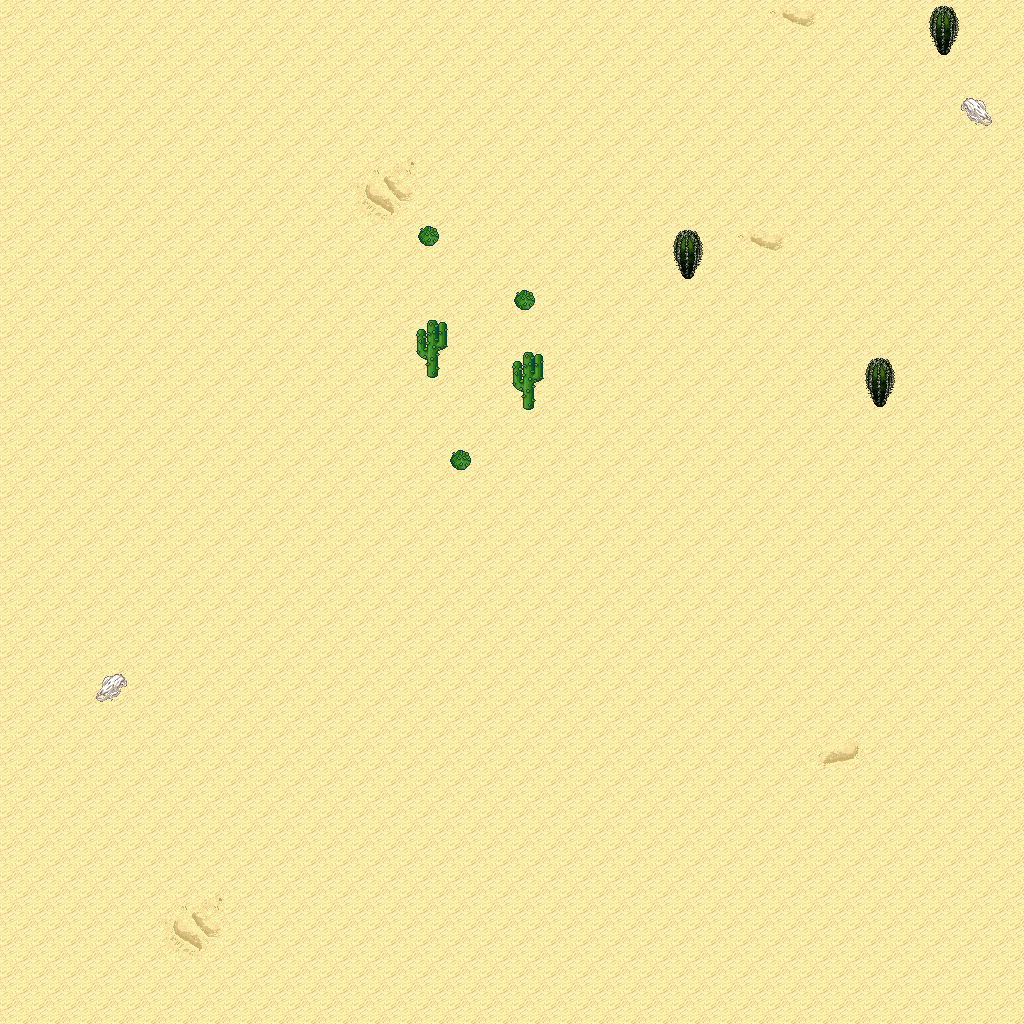

This is a level from a 2D game, rendered from its Tiled map with the project's own tilesets. A one-line summary and the map file follow, with tile-layer data summarised:
An orthogonal 32x32 tile map with 32x32 px tiles, 5 tile layers (Ground, Objects, Objects2, Above, ...), 1 hidden layer not drawn, 15 tilesets.

<map version="1.10" tiledversion="1.11.0" orientation="orthogonal" renderorder="right-down" width="32" height="32" tilewidth="32" tileheight="32" infinite="0" nextlayerid="11" nextobjectid="1">
 <tileset firstgid="1" name="logic_collision" tilewidth="32" tileheight="32" tilecount="1" columns="1">
  <image source="../drawable/logic_collision.png" width="32" height="32" />
 </tileset>
 <tileset firstgid="2" name="ground_ground" tilewidth="32" tileheight="32" tilecount="33" columns="3">
  <image source="../drawable/ground_ground.png" width="96" height="352" />
 </tileset>
 <tileset firstgid="35" name="ground_ridge_earth_pale" tilewidth="32" tileheight="32" tilecount="96" columns="12">
  <image source="../drawable/ground_ridge_earth_pale.png" width="384" height="256" />
 </tileset>
 <tileset firstgid="131" name="ground_ridge_earth_dark" tilewidth="32" tileheight="32" tilecount="96" columns="12">
  <image source="../drawable/ground_ridge_earth_dark.png" width="384" height="256" />
 </tileset>
 <tileset firstgid="227" name="terrain_desert" tilewidth="32" tileheight="32" tilecount="88" columns="8">
  <image source="../drawable/terrain_desert.png" width="256" height="352" />
 </tileset>
 <tileset firstgid="315" name="ground_ladder_vertical_dark" tilewidth="32" tileheight="32" tilecount="3" columns="3">
  <image source="../drawable/ground_ladder_vertical_dark.png" width="96" height="32" />
 </tileset>
 <tileset firstgid="318" name="plant_tree_evergreen" tilewidth="32" tileheight="32" tilecount="36" columns="3">
  <image source="../drawable/plant_tree_evergreen.png" width="96" height="384" />
 </tileset>
 <tileset firstgid="354" name="plant_cactus" tilewidth="32" tileheight="32" tilecount="2" columns="1">
  <image source="../drawable/plant_cactus.png" width="32" height="64" />
 </tileset>
 <tileset firstgid="356" name="plant_cactus_2" tilewidth="32" tileheight="32" tilecount="10" columns="5">
  <image source="../drawable/plant_cactus_2.png" width="160" height="64" />
 </tileset>
 <tileset firstgid="366" name="ground_sand_2" tilewidth="32" tileheight="32" tilecount="15" columns="5">
  <image source="../drawable/ground_sand_2.png" width="160" height="96" />
 </tileset>
 <tileset firstgid="381" name="plant_tree_tree_darkgreen" tilewidth="32" tileheight="32" tilecount="88" columns="8">
  <image source="../drawable/plant_tree_tree_darkgreen.png" width="256" height="352" />
 </tileset>
 <tileset firstgid="469" name="ground_rock_pebbles" tilewidth="32" tileheight="32" tilecount="3" columns="1">
  <image source="../drawable/ground_rock_pebbles.png" width="32" height="96" />
 </tileset>
 <tileset firstgid="472" name="plant_star_shaped_plants" tilewidth="32" tileheight="32" tilecount="6" columns="2">
  <image source="../drawable/plant_star_shaped_plants.png" width="64" height="96" />
 </tileset>
 <tileset firstgid="478" name="plant_stump_small_stump" tilewidth="32" tileheight="32" tilecount="4" columns="2">
  <image source="../drawable/plant_stump_small_stump.png" width="64" height="64" />
 </tileset>
 <tileset firstgid="482" name="plant_round_cactuses" tilewidth="32" tileheight="32" tilecount="20" columns="10">
  <image source="../drawable/plant_round_cactuses.png" width="320" height="64" />
 </tileset>
 <layer id="1" name="Ground" width="32" height="32">
  <data>[1024 cells, 1024 non-empty, 11 distinct tile ids]</data>
 </layer>
 <layer id="2" name="Objects" width="32" height="32">
  <data>[1024 cells, 8 non-empty, 3 distinct tile ids]</data>
 </layer>
 <layer id="3" name="Objects2" width="32" height="32">
  <data>[1024 cells, 0 non-empty, 0 distinct tile ids]</data>
 </layer>
 <layer id="4" name="Above" width="32" height="32">
  <data>[1024 cells, 5 non-empty, 2 distinct tile ids]</data>
 </layer>
 <layer id="5" name="Above2" width="32" height="32">
  <data>[1024 cells, 0 non-empty, 0 distinct tile ids]</data>
 </layer>
 <layer id="6" name="Walkable" width="32" height="32" visible="0">
  <data>[1024 cells, 10 non-empty, 1 distinct tile ids]</data>
 </layer>
 <objectgroup id="7" name="Mapevents" />
 <objectgroup id="8" name="Spawn" />
 <objectgroup id="9" name="Keys" />
 <objectgroup id="10" name="Replace" />
</map>
